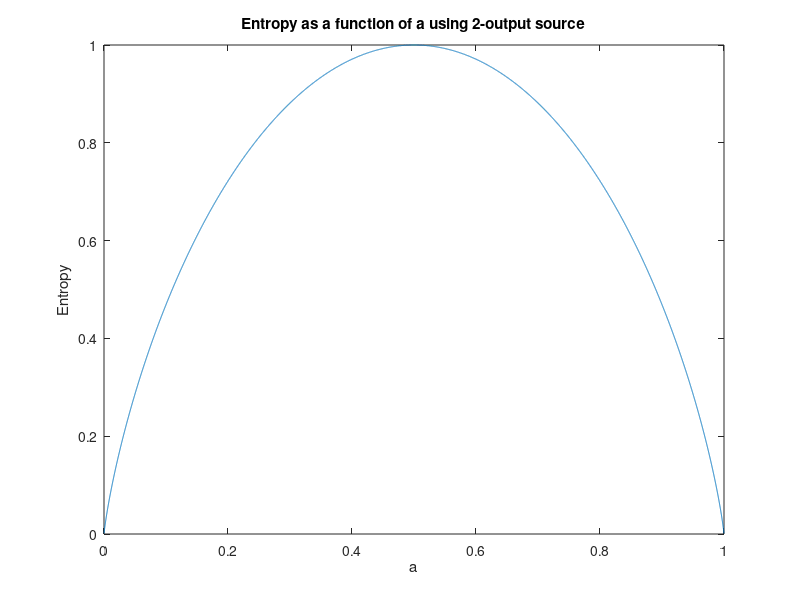

MATLAB code to generate this figure:
clc; close all;
%Pre-lab Part 1: Using 2 output source.
x=10000;
a=zeros(1,x-1);
b=zeros(1,x-1);
f=zeros(1,x-1);

for i=1:(x-1)
    a(i)=i/x;
    b(i)=1-i/x;
    
end

for i=1:x-1
    f(i)=-((a(i))*log2(a(i))+(b(i))*log2(b(i)));
end

plot(a,f)
title('Entropy as a function of a using 2-output source')
xlabel('a');
ylabel('Entropy');